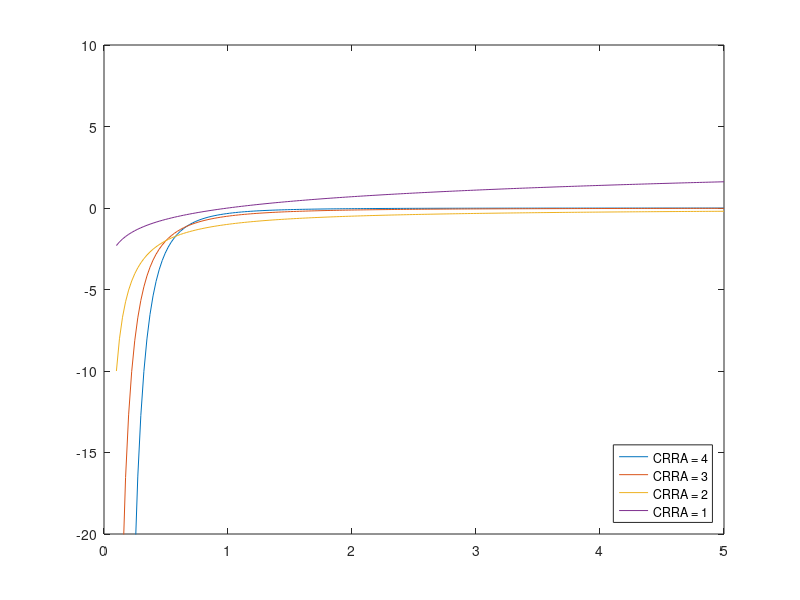

Recreate this plot in MATLAB. (Note: this script raises an error after producing the figure.)
%%%%%%%%%%%%%%%%%%%%%%%%%%%%%%%%%%%%%%%%%%%%%%%%%%%%%%%%%%%%%%%%%%%%%%%%%%
%
%             Stockholm Doctoral Program in Economics
%                     Computational Bootcamp
%
%                  Exercise: Debugging in Matlab
%
%                      Kathrin Schlafmann
%
%%%%%%%%%%%%%%%%%%%%%%%%%%%%%%%%%%%%%%%%%%%%%%%%%%%%%%%%%%%%%%%%%%%%%%%%%%

clear all
clc

%% Question 1: Debugging
%this code recursively defines Chebychev Polynomials - there is a coding 
%error in this cell - can you find it?

clear
clc

npoints = 100;                      %number of points in grid
xvals = transpose(linspace(-1,1,npoints));     %grid
T = NaN(npoints,5);                 %matrix with polynomials

T(:,1) = 1;                         %the 3 equations that define the polynomial
T(:,2) = xvals;
for i=2:4
    T(:,i+1) = 2*xvals.*T(:,i) - T(:,i-1);
end

%plot the results:
figure(2)
plot(xvals,T)
legend('T_0(x)','T_1(x)','T_2(x)','T_3(x)','T_4(x)','Location','Eastoutside')


%% Question 2: Debugging with if-statements
clear
clc

CRRA = [4,3,2,1]';             %risk aversion
c = linspace(0.1,5,200);    %consumption

util_mat = NaN(length(CRRA),length(c));

for i=1:length(CRRA)
    
    if CRRA<=0
        error('inadmissible value for risk aversion')
    elseif CRRA(i)==1
        util_mat(i,:) = log(c);
    elseif CRRA>0
        util_mat(i,:) = c.^(1-CRRA(i))/(1-CRRA(i));
    end
    
end

figure(2)
plot(c,util_mat)
axis([0 5 -20 10])
legend( sprintf('CRRA = %d',CRRA(1)),...
        sprintf('CRRA = %d',CRRA(2)),...
        sprintf('CRRA = %d',CRRA(3)),...
        sprintf('CRRA = %d',CRRA(4)),...
        'Location','Southeast' ...
        )

    
%% Question 3: Debugging in a script cont'd
clear
clc

Nobs = 10000;       %number of observations in each sample
T = 1000;           %number of repetitions

mu = 0.1;           %true mean of the variable
sigma = 1.2;        %true std         ''

mu_hat = NaN(T,1);  %initalize the result matrix of estimates

for i=1:T
    
    rng(5679)
    mu_hat(i) = mean(mu + sigma*randn(Nobs,1)); %random draw of the sample and computation of mean
   
end

mean_mu = mean(mu_hat); %compute mean of estimates
std_mu = std(mu_hat);   %compute standard deviation of estimates
fprintf('mean estimate of mu = %1.4f \n', mean_mu)
fprintf('standard error of mu_hat = %1.4f \n', std_mu)

figure(1)                   %plot histogram of estimates of mu_hat
histogram(mu_hat,50)
hold on
plot(mu*ones(10,1),linspace(0,T/10,10),'-r','LineWidth',2)
hold off


%% Question 4: Debugging with Functions

clear
clc

%-----------
%(a)
x1 = 2;
x2 = 5;
[y1,y2,y3,y4] = secondFunction(x1,x2);

%-----------
%(b) having vectors as inputs (to avoid loops)
var1 = [2 3 7 10]';             %these are the two vectors with the values
var2 = [4 0.5 20 2]';           %you are interested in (you want to compute 
                                %the function for the set of 1st elements, 
                                %2nd elements, and so on)

%call the function here:
%XXXXXXXXXXXXXXXXX



%% Question 5: Debugging with functions cont'd

clear
clc

data = rand(200,5);             %some data matrix

data_stdzed = moreComplicatedFunction(data);


%% Question 6:  Debugging with functions cont'd

clear
clc

T=100;
pop1_0 = 1;
pop2_0 = 1;

[pop1, pop2] = getPopulation(T,pop1_0,pop2_0);

figure(1)
plot(1:T,[pop1 pop2])
legend('pop1','pop2','Location','Northeast')


